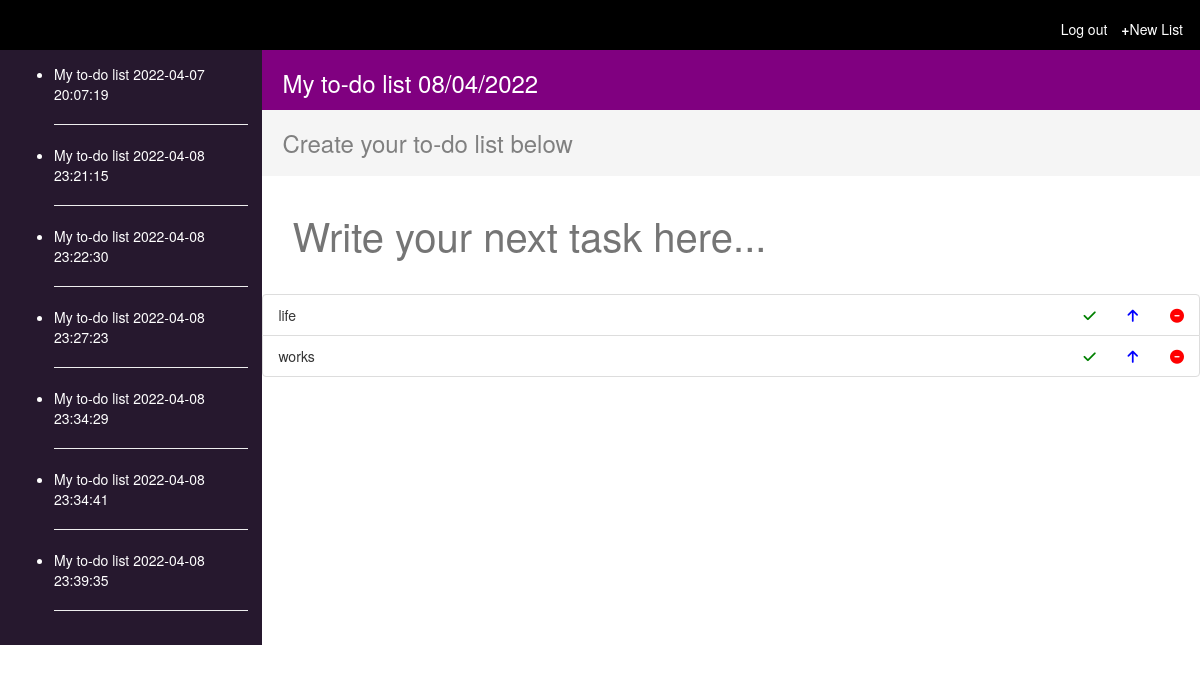
Before: /4/2022-04-08 23:27:23 (signed in) with the older database file.
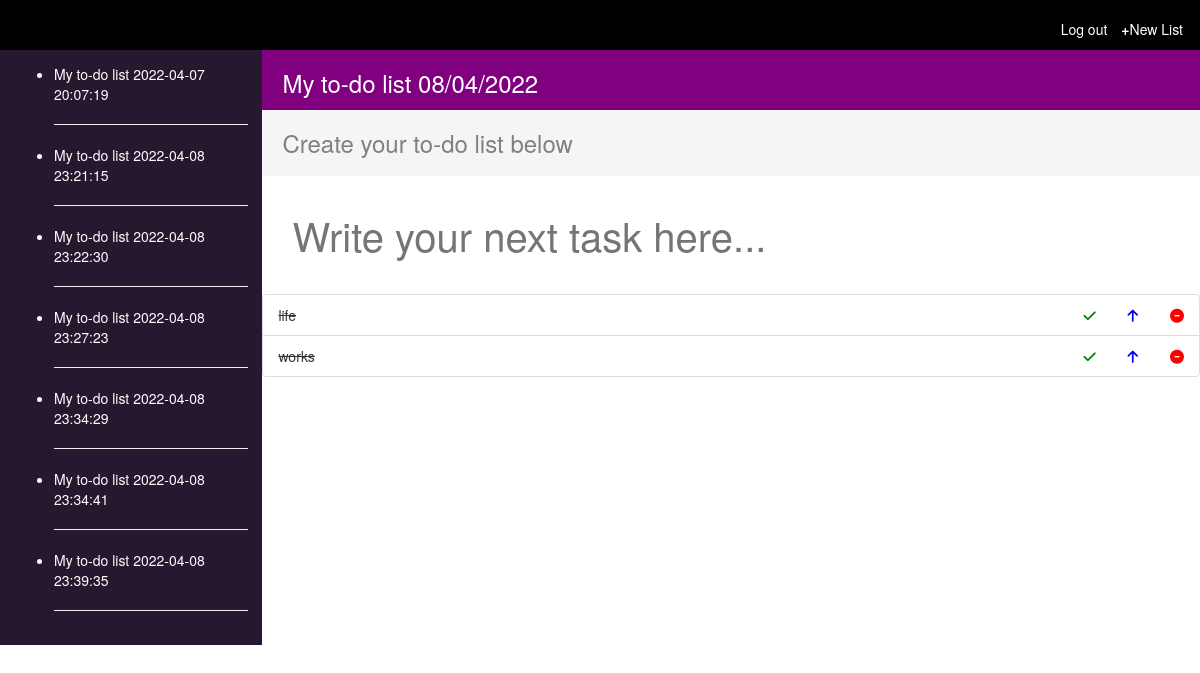
After: the same page with the newer database file.
### app.py (models this page shows)
class Task(db.Model):
    __tablename__ = 'tasks'
    id = db.Column(db.Integer, primary_key=True)
    task = db.Column(db.String(250), unique=False, nullable=False)
    list_id = db.Column(db.Integer, db.ForeignKey('lists.id'), nullable=False)
    completed = db.Column(db.Boolean, default=False, nullable=False)
    date = db.Column(db.DateTime(timezone=True), nullable=False, server_default=func.now())

### app.py (the view, shortened to what this page needs)
@app.route('/<path:item>/<path:date>', methods=["POST", "GET"])
def item(item, date):
    if request.method == "GET":
        lists = List.query.filter_by(user_id=current_user.id).all()
        list = List.query.filter_by(id=item, user_id=current_user.id).first()
        date = list.date.strftime("%d/%m/%Y")
        tasks = Task.query.filter_by(list_id=list.id).all()
        amount = len(tasks)
        return render_template('task.html', tasks=tasks, date=date, list=list,
         amount=amount, user=current_user, lists=lists, from_list=False, save=True, update=False, previous=True)

### app.py (called while the page is built)
@login_manager.user_loader
def load_user(user_id):
    return User.query.get(user_id)

### templates/task.html (shortened to what the changed rows need)
{% extends "bootstrap/base.html" %}
<!DOCTYPE html> {% block content %}
<html>
<head>
    <link rel="stylesheet" href="../static/styles.css">
</head>
<body>
    <div class="flex-container">
        <div class="others">
            <ul class="list-group">
                {% if from_list %}
                    {% if tasks %}
                    {% for task in tasks %}
                        {% for key, value in task.items() %}
                            <li class="list-group-item">
                                <span>
                                    {% if value == False %}
                                        {{ key }}
                                    {% else %}
                                        <s>{{ key }}</s>
                                    {% endif %}
                                    <div class='icons'>
                                        <a href="{{ url_for('comp_list', name=task) }}" title="mark task as completed"><i class="fa-solid fa-check" style='color:green;padding-left:2em;'></i></a>
                                        {% for key, value in task.items() %}
                                        <a href="{{ url_for('upd_list', name=key) }}" title=" update task"><i class="fa-solid fa-arrow-up" style='color:blue;padding-left:2em;'></i></a>
                                        {% endfor %}
                                        <a href="{{ url_for('del_list', name=task) }}" title="delete task"><i class="fa-solid fa-circle-minus" style='color:red;padding-left:2em;'></i></a>
                                    </div>
                                </span>
                            </li>
                        {% endfor %}
                    {% endfor %}
                    {% endif %}
                {% else %}
                    {% for task in tasks %}
                        <li class="list-group-item">
                            <span>
                                {% if task.completed %}
                                <s>{{ task.task }}</s>
                                {% else %}
                                {{ task.task }}
                                {% endif %}
                                <div class='icons'>
                                    <a href="{{ url_for('completed', id=task.id) }}" title="mark task as completed"><i class="fa-solid fa-check" style='color:green;padding-left:2em;'></i></a>
                                    <a href="{{ url_for('update', id=task.id) }}" title=" update task"><i class="fa-solid fa-arrow-up" style='color:blue;padding-left:2em;'></i></a>
                                    <a href="{{ url_for('delete', id=task.id) }}" title="delete task"><i class="fa-solid fa-circle-minus" style='color:red;padding-left:2em;'></i></a>
                                </div>
                            </span>
                        </li>
                    {% endfor %}
                {% endif %}
            </ul>
        </div>
    </div>
</body>
</html>
{% endblock %}

Changed rows visible on the page:
changed Task "life": completed False → True (drawn)
changed Task "works": completed False → True (drawn)
